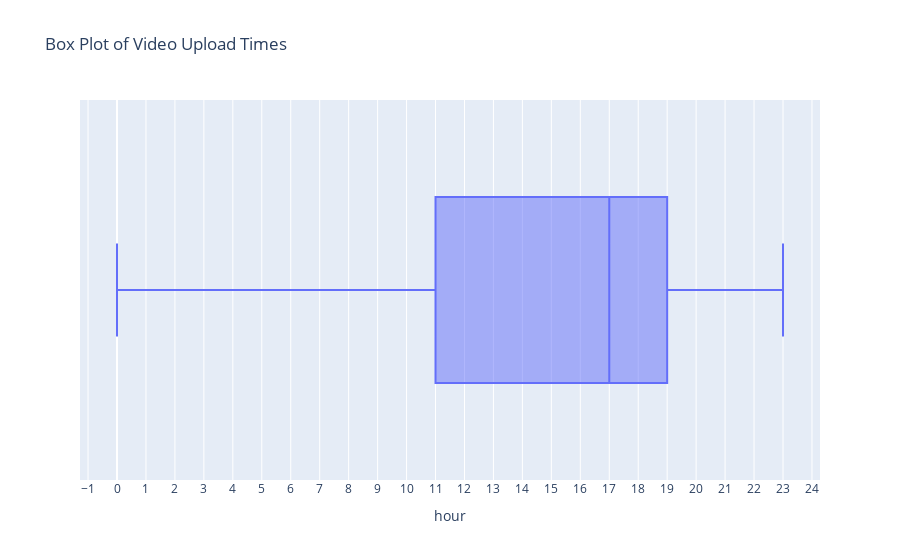

The code cell stored with this chart in its notebook:
### Code cell
fig = px.box(upload_time, 
       x='hour', 
       title='Box Plot of Video Upload Times')
fig.update_xaxes(tickmode='linear', dtick=1)
fig.show()

### Figure 1 — Plotly figure (JSON) as saved in the notebook; plotly's stock layout.template omitted (floating-point values rounded to 4 significant figures; data arrays with more than 128 entries replaced by an {"elided": "..."} marker saying what was removed)
{"data": [{"alignmentgroup": "True", "hovertemplate": "hour=%{x}<extra></extra>", "legendgroup": "", "marker": {"color": "#636efa"}, "name": "", "notched": false, "offsetgroup": "", "orientation": "h", "showlegend": false, "type": "box", "x": {"elided": "2442 int values"}, "x0": " ", "xaxis": "x", "y0": " ", "yaxis": "y"}], "layout": {"boxmode": "group", "legend": {"tracegroupgap": 0}, "title": {"text": "Box Plot of Video Upload Times"}, "xaxis": {"anchor": "y", "domain": [0, 1], "dtick": 1, "tickmode": "linear", "title": {"text": "hour"}}, "yaxis": {"anchor": "x", "domain": [0, 1]}}}
